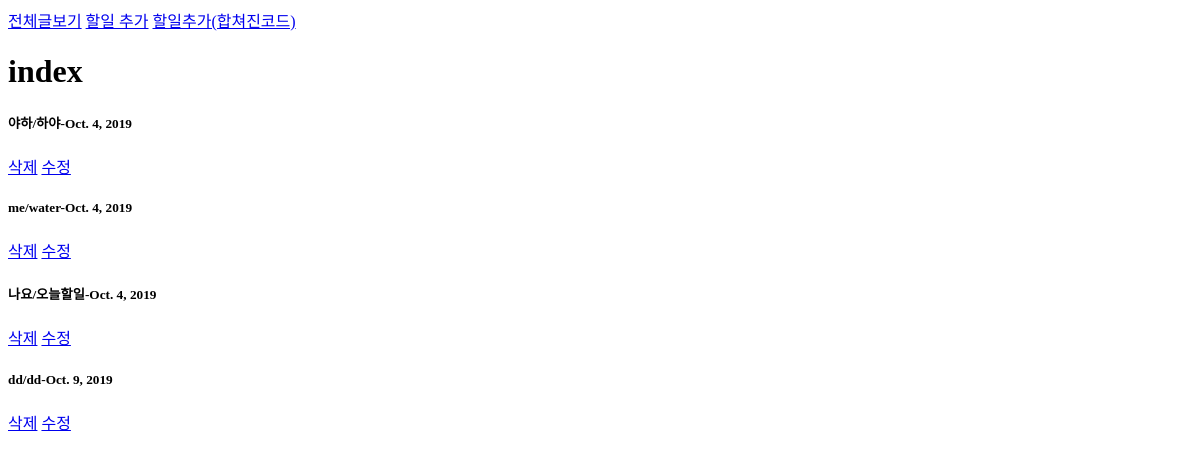
Page /todos/ on the earlier database version.
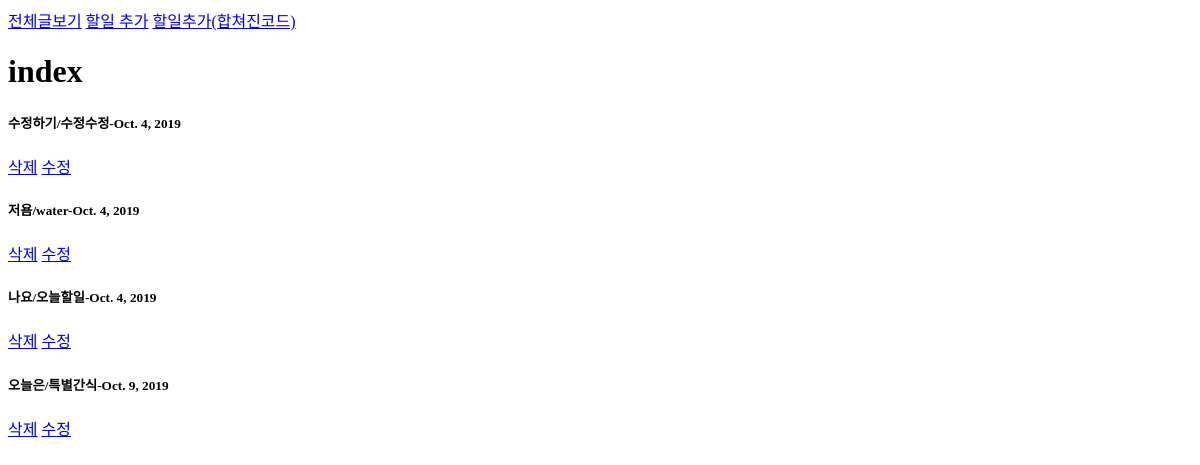
Same page on the later database version.
### todos/models.py (models this page shows)
class Todo(models.Model):
    title = models.CharField(max_length=50)
    content = models.TextField()
    due_date = models.DateField()
    author = models.TextField()

### todos/views.py (the view)
# urls.py: path('', views.index, name="index"),
def index(request):
    todos = Todo.objects.all()
    context = {
        'todos' : todos,
    }
    return render(request, 'index.html', context)

### todos/templates/index.html
{% extends 'base.html' %}
{% block body %}
<h1>index</h1>
{% for todo in todos %}
<h5>{{todo.author}}/{{todo.title}}-{{todo.due_date}}</h5>
<a href="{% url 'todos:delete' todo.id %}">삭제</a>
<a href="{% url 'todos:update' todo.id %}">수정</a>
{% endfor %}
{% endblock %}

Differences in the rows shown:
changed Todo: author "야하" → "수정하기"; title "하야" → "수정수정"
changed Todo "water": author "me" → "저욤"
changed Todo: author "dd" → "오늘은"; title "dd" → "특별간식"
